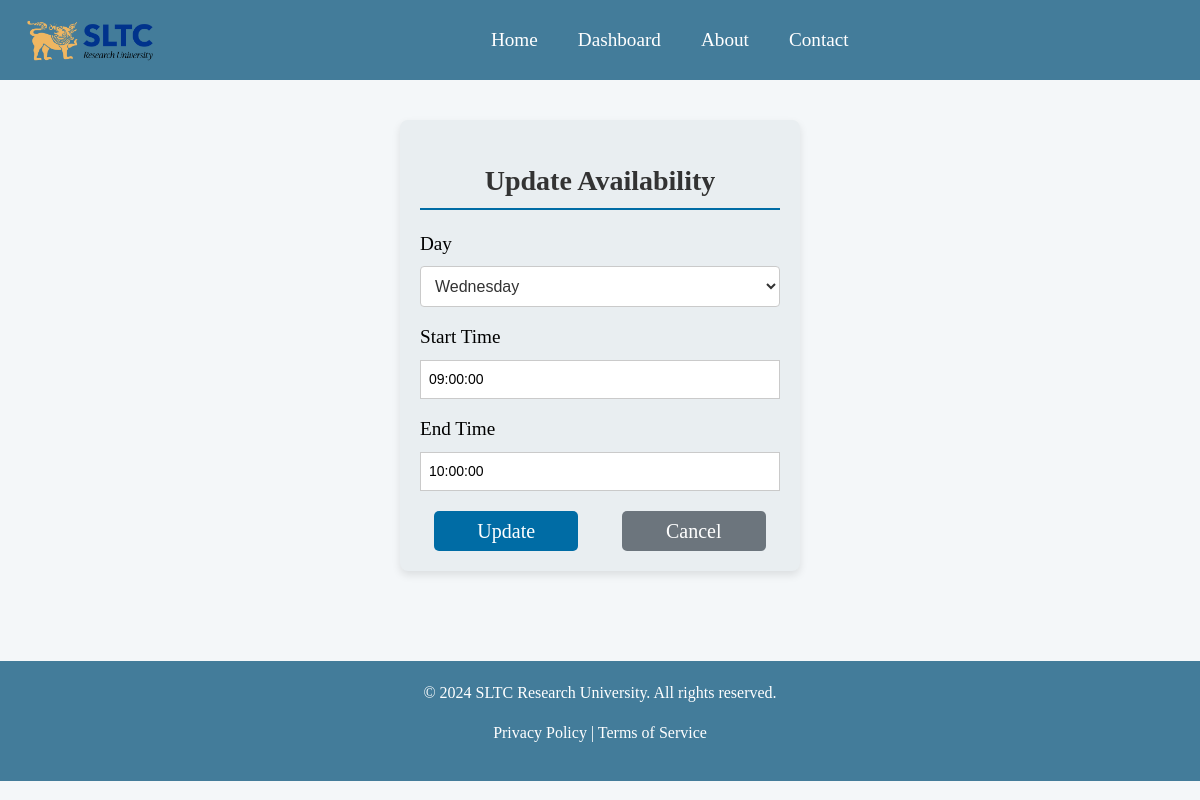
The app's page /lecturer/update-availability/3/ (signed in) with its own data.
### user/models.py (models this page shows, shortened)
class LecturerAvailability(models.Model):
    DAY_CHOICES = [
        (0, 'Monday'),
        (1, 'Tuesday'),
        (2, 'Wednesday'),
        (3, 'Thursday'),
        (4, 'Friday'),
        (5, 'Saturday'),
        (6, 'Sunday'),
    ]
    lecturer = models.ForeignKey(Lecturer, on_delete=models.CASCADE, related_name='availabilities')
    day = models.IntegerField(choices=DAY_CHOICES)
    start_time = models.TimeField(default=time(9, 0))
    end_time = models.TimeField(default=time(17, 0))
    class Meta:
        unique_together = ['lecturer', 'day']

### user/views.py (the view)
# urls.py: path('lecturer/update-availability/<int:availability_id>/', views.update_availability, name='update_availability'),
@login_required
def update_availability(request, availability_id):
    availability = get_object_or_404(LecturerAvailability, id=availability_id, lecturer=request.user.lecturer)
    if request.method == 'POST':
        form = LecturerAvailabilityUpdateForm(request.POST, instance=availability)
        if form.is_valid():
            form.save()
            generate_timetable(request.user.lecturer.Faculty)
            return redirect('lecturer_dashboard')
    else:
        form = LecturerAvailabilityUpdateForm(instance=availability)
    return render(request, 'lecturer/update_availability.html', {
        'form': form,
        'availability': availability
    })

### user/forms.py
class LecturerAvailabilityUpdateForm(forms.ModelForm):
    class Meta:
        model = LecturerAvailability
        fields = ['day', 'start_time', 'end_time']

### user/templates/lecturer/update_availability.html (shortened to what this page needs)
{% load static %}
<!DOCTYPE html>
<html lang="en">
<head>
    <link href="https://cdn.jsdelivr.net/npm/bootstrap@5.1.3/dist/css/bootstrap.min.css" rel="stylesheet">
</head>
<body>
    {% include "../header.html" %}
    <div class="container">
        <h2 class="mt-4">Update Availability</h2>
        <form method="post">
            <div class="mb-3">
                <label for="{{ form.day.id_for_label }}" class="form-label">Day</label>
                {{ form.day }}
            </div>
            <div class="mb-3">
                <label for="{{ form.start_time.id_for_label }}" class="form-label">Start Time</label>
                {{ form.start_time }}
            </div>
            <div class="mb-3">
                <label for="{{ form.end_time.id_for_label }}" class="form-label">End Time</label>
                {{ form.end_time }}
            </div>
            <div class="btn-container">
                <button type="submit" class="btn btn-primary">Update</button>
                <a href="{% url 'lecturer_dashboard' %}" class="btn btn-secondary">Cancel</a>
            </div>
        </form>
    </div>
    {% include "../footer.html" %}
</body>
</html>

### user/templates/lecturer/update_availability.html (style rules this page uses)
body { font-family: 'Arial', sans-serif; background-color: #f4f7f9; color: #333; }
.container { max-width: 400px; margin: 40px auto; padding: 20px; background-color: #e9eef1; border-radius: 8px; box-shadow: 0 4px 8px rgba(0, 0, 0, 0.1); box-sizing: border-box; }
h2 { font-size: 28px; margin-bottom: 20px; text-align: center; color: #333; font-family: 'Times New Roman', Times, serif; font-weight: bold; border-bottom: 2px solid #006ca5; padding-bottom: 10px; }
.form-label { font-family: 'Times New Roman', Times, serif; font-weight: 500; font-size: larger; margin-bottom: 8px; display: block; color: #000000; }
.btn-primary { background-color: #006ca5; color: #ffffff; padding: 5px; border-radius: 5px; font-size: 20px; font-weight: 500; border: none; cursor: pointer; transition: background-color 0.3s, border-color 0.3s; width: 40%; text-align: center; display: block; margin: 0 auto; font-family: 'Times New Roman', Times, serif; }
.btn-secondary { background-color: #6c757d; color: #ffffff; padding: 5px; border-radius: 5px; font-size: 20px; font-weight: 500; border: none; cursor: pointer; transition: background-color 0.3s, border-color 0.3s; width: 40%; text-align: center; display: block; margin: 0 auto; font-family: 'Times New Roman', Times, serif; }
.btn-container { display: flex; justify-content: center; gap: 15px; margin-top: 20px; }
input { width: 360px; padding: 8px; font-size: 14px; border: 1px solid rgb(202, 202, 202); }
select { width: 100%; padding: 10px; font-size: 16px; color: #333; border: 1px solid rgb(202, 202, 202); border-radius: 4px; background-color: #ffffff; }

### user/templates/header.html (style rules this page uses)
body { margin: 0; font-family: Arial, sans-serif; }

### user/templates/footer.html (style rules this page uses)
body { margin: 0; font-family: Arial, sans-serif; }

### records on screen
LecturerAvailability: day "Wednesday", start_time "09:00:00", end_time "10:00:00"
